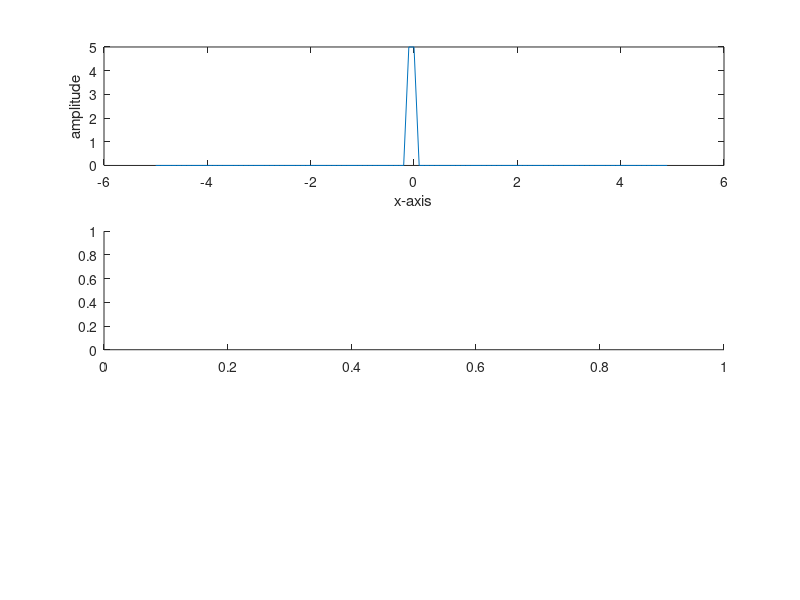

This chart was generated by the following MATLAB code: (Note: this script raises an error after producing the figure.)
clear all
close all
clc
%%%%%%%%%%%%%%%%%%%%%%%%%%%%%%%%%%%%%%%%%%

%Lab 3 #1a
%%%%%%%%%%%%%%%%%%%%%%%%%%%%%%%%%%%%%%%%%%%%%
%y=-5:0.1:4.99;
f=zeros(100);
y=-5:.1:4.99;
f2=-5:.1:4.99;
s1=zeros(100);          
x=-5:0.1:4.99;
s1=(rectpuls(x./.2))./.2;   %Do 4 dft values of Delta
subplot(3,1,1);
plot(x,s1);
xlabel('x-axis');
ylabel('amplitude');
e = waitforbuttonpress ;  %%%Check the solution
subplot(3,1,2);
s1f=fft2(s1);
plot(f,s1f);
%%
y=-5:0.1:4.99;
x=-5:0.1:4.99;
s2=zeros(100);
s2f=zeros(100);
s2=rectpuls(cos(2.*x)+sin(2.*y));
surf(s2);
s2f=fft2(s2);
plot(sf2);


